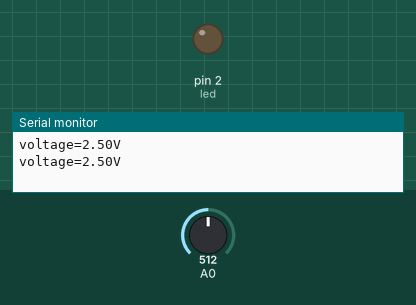
The sketch below on a simulated Arduino Uno, built with avr-gcc and run on an emulated ATmega328P. Shown: output pins drawn as LEDs (lit = HIGH), the last lines printed to the serial monitor. Dashed ring = blinking. The inputs (shaded band) are chosen by the test bench; at power-on: A0 = 512.

Above: at 1.9 s.
2.0 s: A0 set to 122
At 2.3 s:
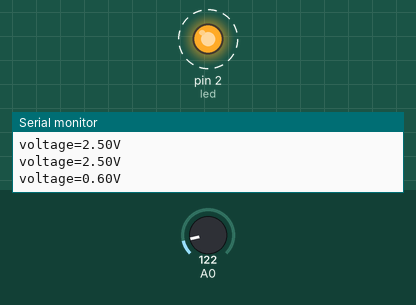
5.5 s: A0 set to 0
At 5.76 s:
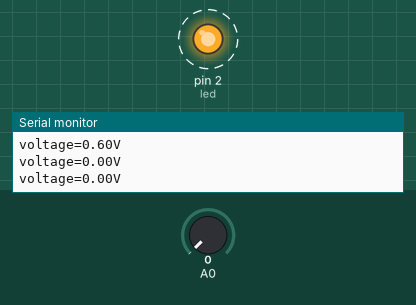
Timing chart, 0 to 15.0 s (numbered marks = the images above; inputs shaded):
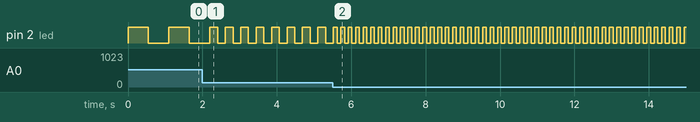

The sketch:

5-19-1.ino
```cpp
const int led=2; //LED 連接至數位接腳2。
int val; //數位值。
float volts=0;
const int refVolts=5;
void setup()
{
 pinMode(led,OUTPUT); //設定數位接腳2為輸出模式。
 digitalWrite(led,HIGH); //LED 暗。
 Serial.begin(9600); //初始化串列埠，傳輸速率為9600 baud。
}
void loop()
{
 val=analogRead(0); //讀取類比輸入電壓並轉換成數位值。
 volts=(float)val*refVolts/1024; //將數位值轉成類比值。
 Serial.print("voltage="); //印出"voltage="。
 Serial.print(volts,2); //印出類比電壓值。
 Serial.println("V"); //印出"V" 。

 val=map(val,0,1023,100,1000); //重新調整數位值範圍。
 digitalWrite(led,HIGH); //關閉LED。
 delay(val); //延遲。
 digitalWrite(led,LOW); //點亮LED。
 delay(val); //延遲。
}
```

Measured:
- after the input at 2.0 s, pin 2 (led): alternates HIGH for 0.21 s and LOW for 0.21 s, starting after 0.41 s
- after the input at 5.5 s, pin 2 (led): alternates HIGH for 0.10 s and LOW for 0.10 s, starting after 0.12 s
